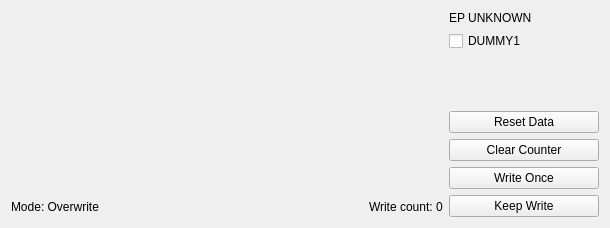
<?xml version="1.0" encoding="UTF-8"?>
<ui version="4.0">
 <class>EndpointOutWidget</class>
 <widget class="QWidget" name="EndpointOutWidget">
  <property name="geometry">
   <rect>
    <x>0</x>
    <y>0</y>
    <width>610</width>
    <height>228</height>
   </rect>
  </property>
  <property name="minimumSize">
   <size>
    <width>0</width>
    <height>200</height>
   </size>
  </property>
  <property name="windowTitle">
   <string notr="true"/>
  </property>
  <layout class="QHBoxLayout" name="horizontalLayout" stretch="0,0">
   <item>
    <layout class="QVBoxLayout" name="verticalLayout_2">
     <property name="spacing">
      <number>0</number>
     </property>
     <item>
      <widget class="QWidget" name="hexEditPlaceHolder" native="true">
       <property name="sizePolicy">
        <sizepolicy hsizetype="Preferred" vsizetype="Expanding">
         <horstretch>0</horstretch>
         <verstretch>0</verstretch>
        </sizepolicy>
       </property>
      </widget>
     </item>
     <item>
      <layout class="QHBoxLayout" name="horizontalLayout_2">
       <property name="spacing">
        <number>0</number>
       </property>
       <property name="sizeConstraint">
        <enum>QLayout::SetMinimumSize</enum>
       </property>
       <item>
        <widget class="QLabel" name="labelInsertOverwrite">
         <property name="sizePolicy">
          <sizepolicy hsizetype="Preferred" vsizetype="Minimum">
           <horstretch>0</horstretch>
           <verstretch>0</verstretch>
          </sizepolicy>
         </property>
         <property name="text">
          <string>Mode: Overwrite</string>
         </property>
        </widget>
       </item>
       <item>
        <spacer name="horizontalSpacer">
         <property name="orientation">
          <enum>Qt::Horizontal</enum>
         </property>
         <property name="sizeHint" stdset="0">
          <size>
           <width>40</width>
           <height>20</height>
          </size>
         </property>
        </spacer>
       </item>
       <item>
        <widget class="QLabel" name="labelWriteCount">
         <property name="sizePolicy">
          <sizepolicy hsizetype="Preferred" vsizetype="Minimum">
           <horstretch>0</horstretch>
           <verstretch>0</verstretch>
          </sizepolicy>
         </property>
         <property name="text">
          <string>Write count: 0</string>
         </property>
        </widget>
       </item>
      </layout>
     </item>
    </layout>
   </item>
   <item>
    <widget class="QWidget" name="widget" native="true">
     <property name="sizePolicy">
      <sizepolicy hsizetype="Fixed" vsizetype="Preferred">
       <horstretch>150</horstretch>
       <verstretch>0</verstretch>
      </sizepolicy>
     </property>
     <property name="minimumSize">
      <size>
       <width>150</width>
       <height>0</height>
      </size>
     </property>
     <layout class="QVBoxLayout" name="verticalLayout">
      <property name="sizeConstraint">
       <enum>QLayout::SetDefaultConstraint</enum>
      </property>
      <property name="leftMargin">
       <number>0</number>
      </property>
      <property name="topMargin">
       <number>0</number>
      </property>
      <property name="rightMargin">
       <number>0</number>
      </property>
      <property name="bottomMargin">
       <number>0</number>
      </property>
      <item>
       <layout class="QVBoxLayout" name="layoutCheckBoxes">
        <item>
         <widget class="QLabel" name="labelEndpointName">
          <property name="text">
           <string>EP UNKNOWN</string>
          </property>
         </widget>
        </item>
        <item>
         <widget class="QCheckBox" name="checkBox">
          <property name="text">
           <string notr="true">DUMMY1</string>
          </property>
         </widget>
        </item>
       </layout>
      </item>
      <item>
       <spacer name="verticalSpacer">
        <property name="orientation">
         <enum>Qt::Vertical</enum>
        </property>
        <property name="sizeHint" stdset="0">
         <size>
          <width>20</width>
          <height>40</height>
         </size>
        </property>
       </spacer>
      </item>
      <item>
       <layout class="QVBoxLayout" name="layoutButtons">
        <item>
         <widget class="QPushButton" name="pushButtonResetData">
          <property name="text">
           <string>Reset Data</string>
          </property>
         </widget>
        </item>
        <item>
         <widget class="QPushButton" name="pushButtonClearCount">
          <property name="text">
           <string>Clear Counter</string>
          </property>
         </widget>
        </item>
        <item>
         <widget class="QPushButton" name="pushButtonWriteOnce">
          <property name="text">
           <string>Write Once</string>
          </property>
         </widget>
        </item>
        <item>
         <widget class="QPushButton" name="pushButtonKeepWrite">
          <property name="text">
           <string>Keep Write</string>
          </property>
         </widget>
        </item>
       </layout>
      </item>
     </layout>
    </widget>
   </item>
  </layout>
 </widget>
 <resources/>
 <connections/>
</ui>
